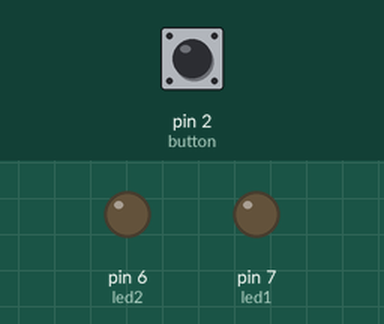
A sketch run on a simulated Arduino Uno, built with avr-gcc and run on an emulated ATmega328P. On the bench: output pins drawn as LEDs (lit = HIGH). Inputs (shaded band) come from the test bench; at power-on: pin 2 (button) HIGH.

Above: at 1.2 s.
1.3 s: pin 2 (button) pulled LOW for 0.15 s
At 2.5 s:
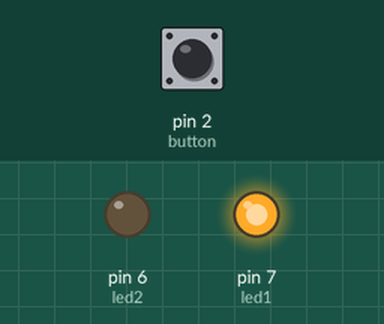
3.2 s: pin 2 (button) pulsed LOW 2 times (0.12 s each, 0.3 s apart)
At 4.7 s:
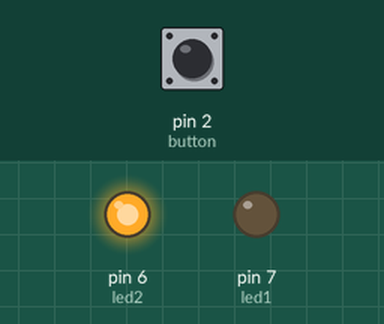
5.3 s: pin 2 (button) pulled LOW for 1 s
At 8.1 s:
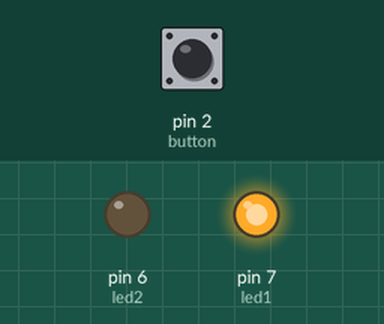
Timing chart, 0 to 9.6 s (numbered marks = the images above; inputs shaded):
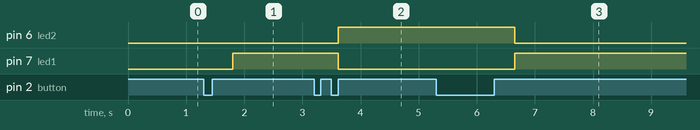

Measured:
- after the input at 1.3 s, pin 7 (led1): LOW → HIGH after 0.50 s
- after the input at 3.2 s, pin 6 (led2): LOW → HIGH after 0.42 s; pin 7 (led1): HIGH → LOW after 0.42 s
- after the input at 5.3 s, pin 6 (led2): HIGH → LOW after 1.3 s; pin 7 (led1): LOW → HIGH after 1.3 s

The sketch:

two_LED_one_switch.ino
```cpp
const int led1 = 7; // green
const int led2 = 6; // red
const int button = 2;

bool led1On = false;
bool led2On = false;

void setup() {
  pinMode(led1, OUTPUT);
  pinMode(led2, OUTPUT);
  pinMode(button, INPUT_PULLUP);
}

void loop() {
  if (digitalRead(button) == LOW) {   // button pressed
    delay(50);                        // simple debounce
    while (digitalRead(button) == LOW); // wait for release

    // check if a second press follows within 350ms
    unsigned long pressTime = millis();
    bool secondPress = false;

    while (millis() - pressTime < 350) {
      if (digitalRead(button) == LOW) {
        secondPress = true;
        delay(50);
        while (digitalRead(button) == LOW); // wait for release
        break;
      }
    }

    if (secondPress) {
      led1On = false;
      led2On = true;
    } else {
      led1On = true;
      led2On = false;
    }

    digitalWrite(led1, led1On);
    digitalWrite(led2, led2On);
  }
}
```
